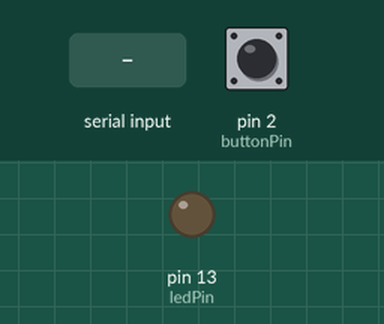
This sketch was run on a simulated Arduino Uno, built with avr-gcc and run on an emulated ATmega328P. On the bench: output pins drawn as LEDs (lit = HIGH). The inputs (shaded band) are chosen by the test bench; at power-on: pin 2 (buttonPin) LOW. What the sketch prints to the serial monitor is not drawn.

Above: at 1.2 s.
1.3 s: "30,150\n" received over Serial
At 2.5 s:
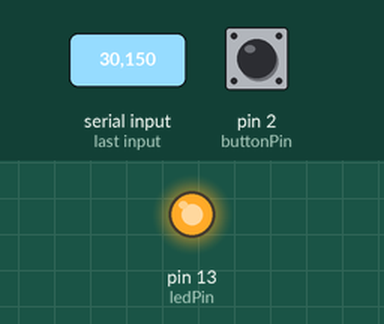
4.3 s: pin 2 (buttonPin) pulled HIGH for 3.2 s
Timing chart, 0 to 9.4 s (numbered marks = the images above; inputs shaded):
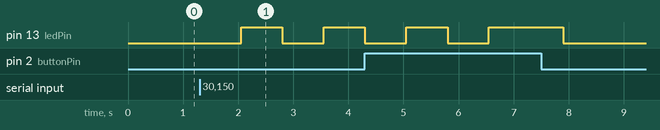

Measured:
- after the input at 1.3 s, pin 13 (ledPin): LOW → HIGH after 0.75 s, → LOW 0.75 s later, → HIGH 0.75 s later

The sketch:

hw2_ard.ino
```cpp
int counter=0;
int buttonState;

const int buttonPin = 2;     // the number of the pushbutton pin
const int ledPin =  13;      // the number of the LED pin

void setup() {
  Serial.begin(9600);
  pinMode(ledPin, OUTPUT);
  pinMode(7,INPUT);
}

void loop() {
  if(Serial.available() > 0){

      char selection = Serial.read()-48; // char to int
      if(selection == 1)
          digitalWrite(ledPin,HIGH);

      else if(selection == 2)
          digitalWrite(ledPin,LOW);

      else if(selection == 3){
          int i=0;
          digitalWrite(ledPin,LOW);
          delay(750);

          for(i=0 ; i<3 ; i++){
             digitalWrite(ledPin,HIGH);
             delay(750);
             digitalWrite(ledPin,LOW);
             delay(750);
          }
      }

      else if(selection == 4){
          Serial.setTimeout(8000);

          int num = Serial.parseInt();
          int square = num*num;

          Serial.println(square);
          delay(3000);
      }

    else if(selection == 5){
      counter = 0;

      while(1){
          buttonState = digitalRead(buttonPin);

          if (buttonState == 1){
            digitalWrite(ledPin,HIGH);
            delay(150);
            counter++;
            delay(300);
            Serial.println(counter);
          } else {
              digitalWrite(ledPin,LOW);
          }
      }
    }
  }
}
```
